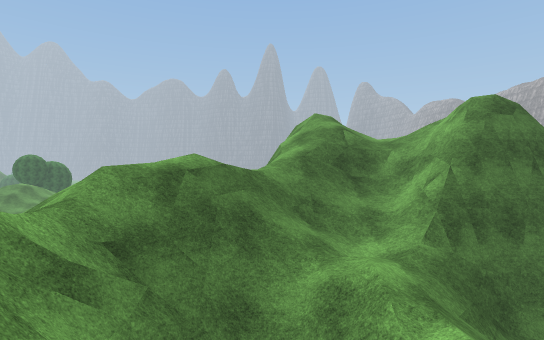
View 1 (above)

19 first-person views from a walk through a Unity game level. The camera is 1.4 m above the floor, looks level and sees 80° across. The floor is counted in squares, 2 m on a side. Each view is taken from the middle of a square. On the plan, view 1 faces up. The plan holds only what a view shows up to about 10 squares ahead; the rest is blank. The place goes on beyond the plan. Some trees and plants on the terrain are drawn as simple stand-ins. The player character is not drawn. Surface patterns are stand-ins for the level's own textures.

View 2
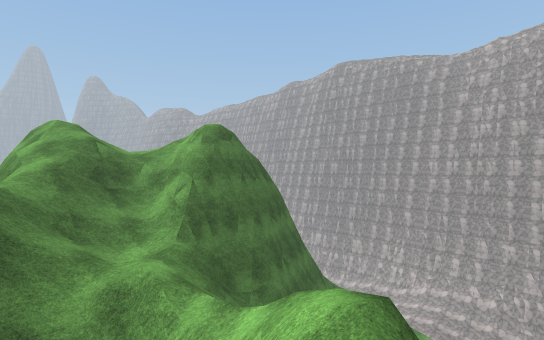

View 3
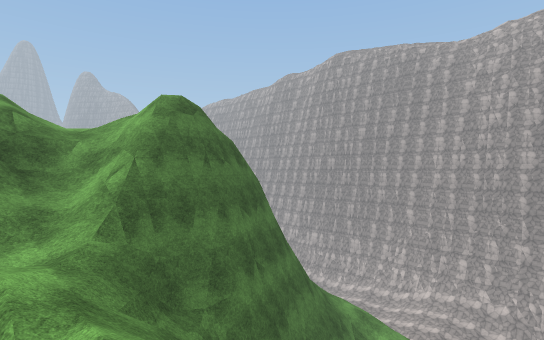

View 4
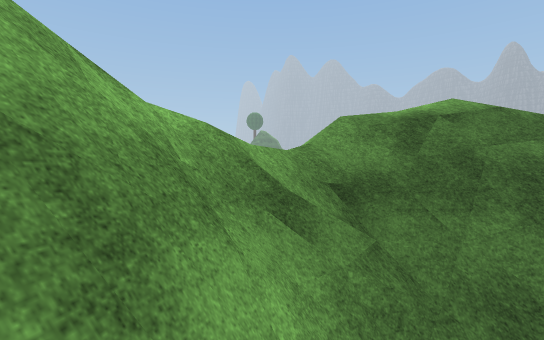

View 5
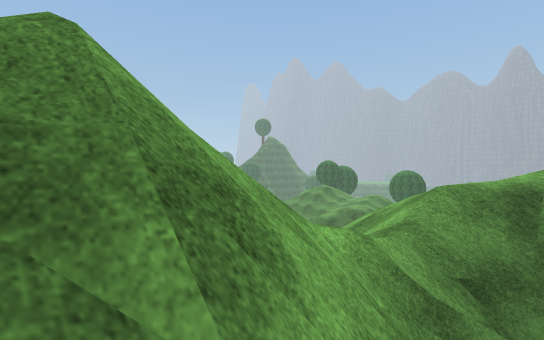

View 6
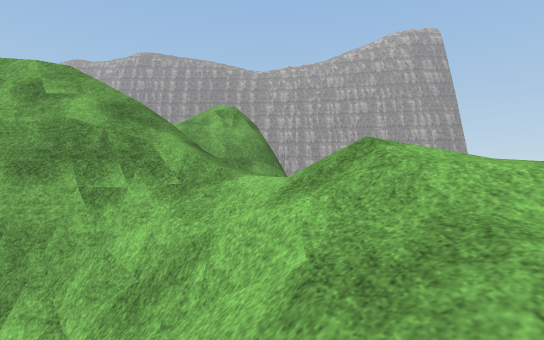

View 7
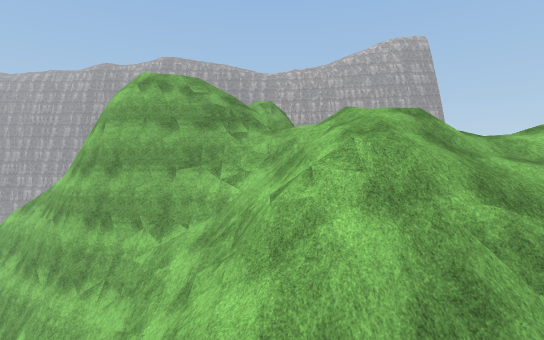

View 8
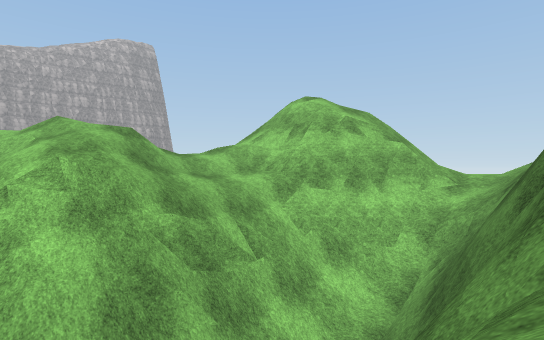

View 9
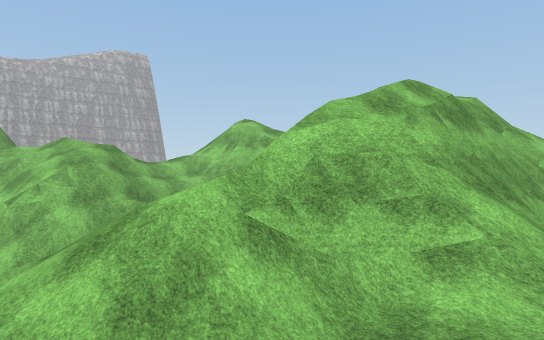

View 10
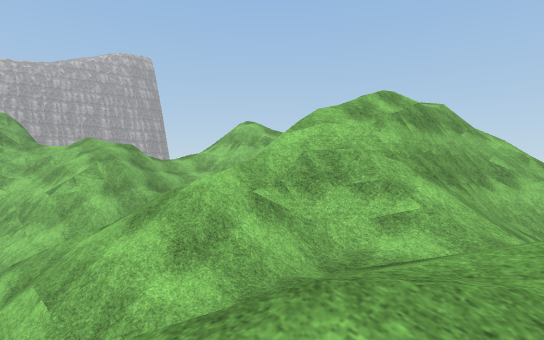

View 11
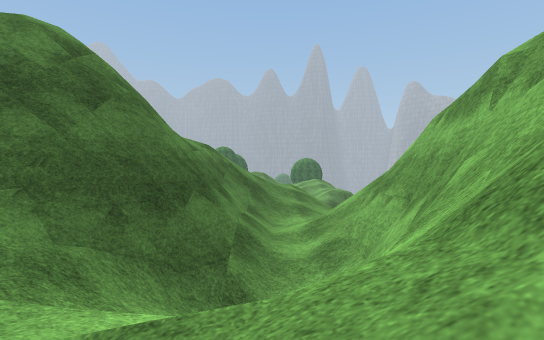

View 12
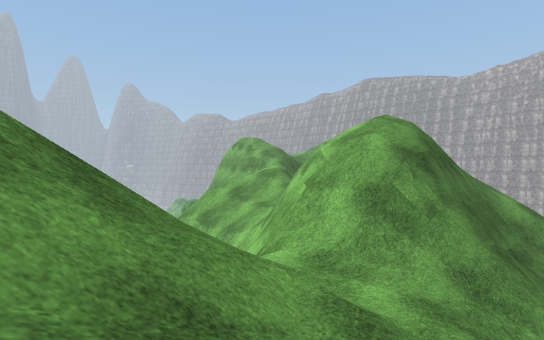

View 13
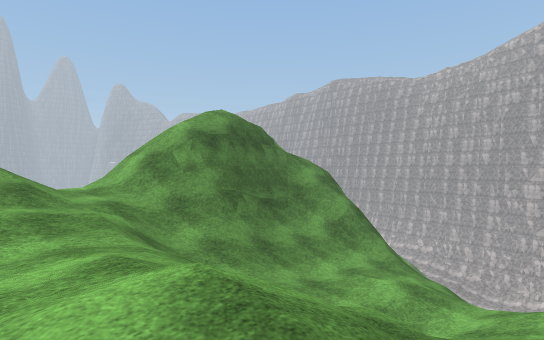

View 14
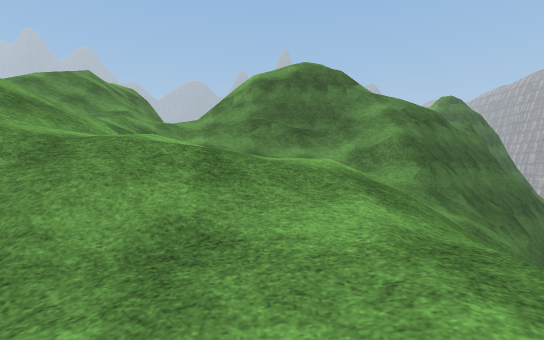

View 15
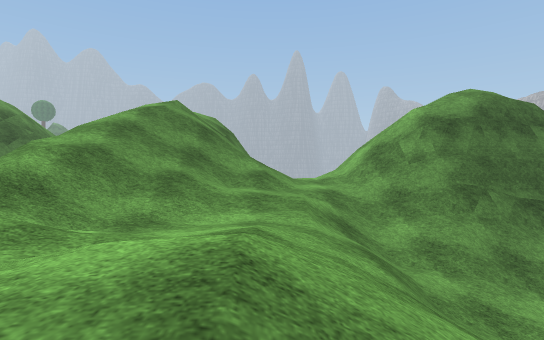

View 16
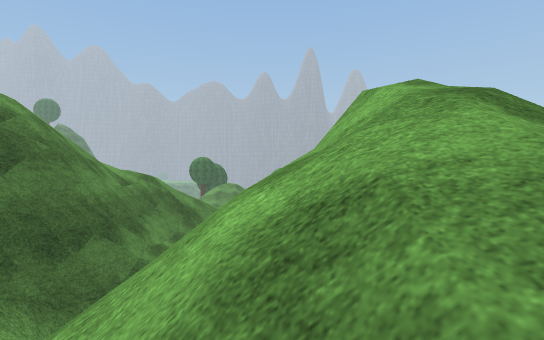

View 17
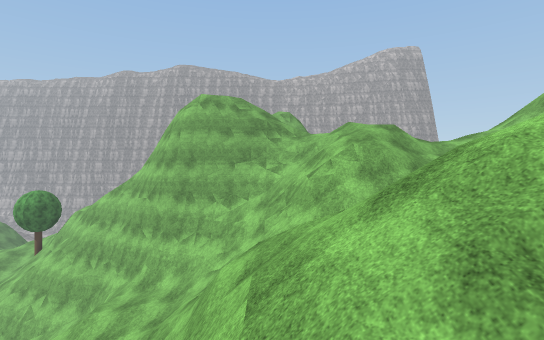

View 18
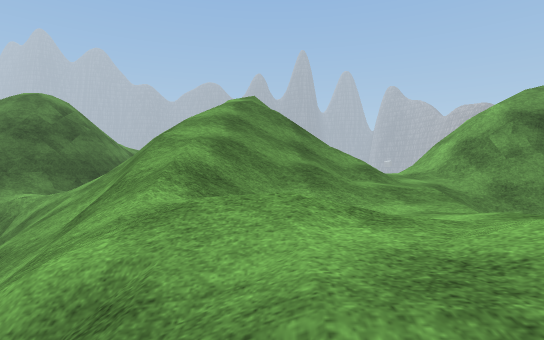

View 19
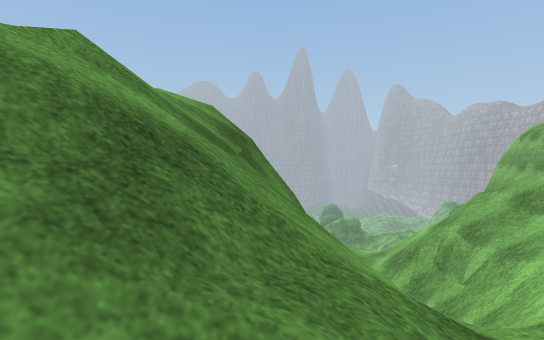

### Floor plan
Key: @ floor where view 1 was taken; # wall or solid block; x gap in a wall; . main floor; - floor 0.75 m lower than the main floor; _ floor 1.75 m lower than the main floor; < floor 2.5 m lower than the main floor; ( floor 3.25 m lower than the main floor; : floor 4 m higher than the main floor; ! floor 4 m lower than the main floor; + floor 4.75 m higher than the main floor; * floor 5.5 m higher than the main floor; ? floor 8 m lower than the main floor; / step, stairs or slope; = window, fence, low wall or low ledge; v drop or lower ground.
Columns run from 18 left of view 1 to 9 right of it. Each row starts with its distance up from view 1.
 14              ///## v
 13             //?/##vv
 12             ////##vv
 11            #///###v**
 10    /     #v= /=###v+*::=
  9    //////// /#==##x##/:*
  8    /////// (/###==/==//*vv
  7  ////<///  /////=/////#vvv
  6  /#/_/#/=# /=////=///=vvv ##
  5 //#//=#/v# /=////v///=#####=
  4 /v#//=v/v##/////#=////
  3 /##//#v/v##/=///## /-
  2 v##/=#v/v#=####/## //
  1 ##/ ##v/#//#v/=/##//v
  0 /// /=////////////@/v
 -1  /////////./=v#///vvvv
 -2   v///////////#//vvvv
 -3    //////.///////vv
 -4     /////-///////=v
 -5     ////--///((!//v
 -6      //..//  !////
 -7       //.///////
 -8        ////<<<//
 -9            /////
-10             /!/
-11              !

Positions as (right, up) in squares from view 1, and headings:
1: (0, 0), facing up
2: (-1, -1), facing up-right
3: (1, 0), facing up-right
4: (0, 1), facing up-left
5: (-1, 0), facing up-left
6: (-4, 7), facing right
7: (-9, 8), facing right
8: (-10, 8), facing down-right
9: (-14, 9), facing down-right
10: (-15, 10), facing down-right
11: (-15, -2), facing up
12: (-11, -3), facing up-right
13: (-10, -8), facing up-right
14: (-5, -11), facing up
15: (-9, -8), facing up
16: (-13, -3), facing up
17: (-13, 9), facing right
18: (-11, -8), facing up
19: (-10, -2), facing up
